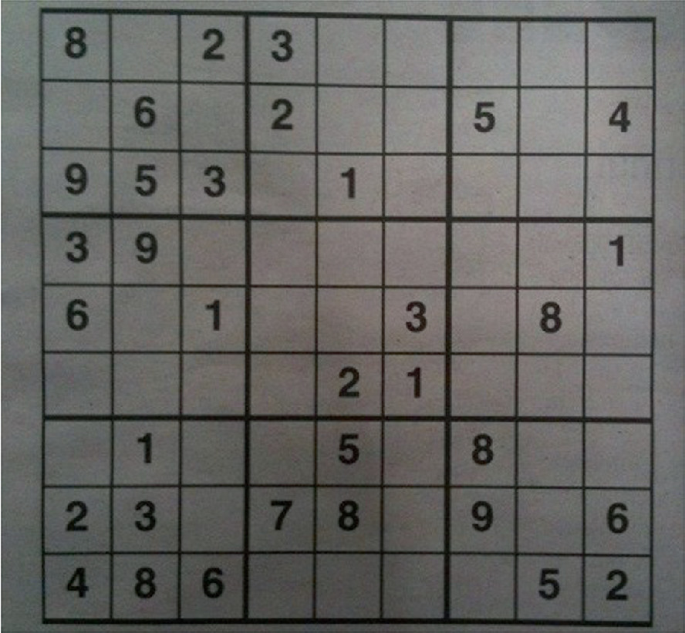
#> input picture images/sudoku.png, 685 x 633 px
$ python line_detector.py
#> lines starting #> are read from the running program, lines starting #| are printed output that depends on the picture; after the words box and inside, x2 and y2 are one past the last pixel; in counts of white or black regions, pixels touching at a corner belong together
import cv2 as cv
import numpy as np

img = cv.imread("images/sudoku.png")
#> img is the input picture: shape (633, 685, 3); mean B, G, R 99.1, 101.8, 102.4
gray = cv.cvtColor(img, cv.COLOR_BGR2GRAY)
edges = cv.Canny(gray, 50, 150, apertureSize=3)
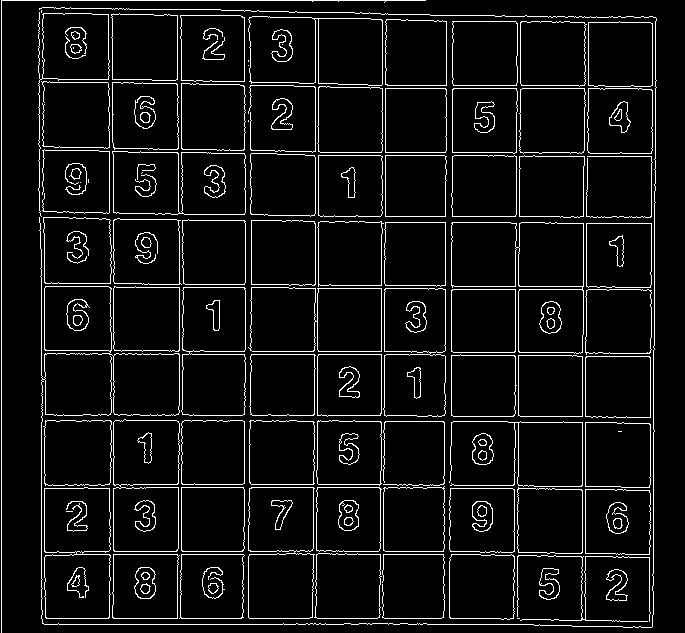
#> edges: shape (633, 685); 6.7% white in thin lines or dots

lines = cv.HoughLines(edges, 1, np.pi / 180, 200)
#> lines = 50 rows, first 8: [1, 0], [618, 1.57], [624, 1.57], [0, 1.57], [113, 0], [554, 1.57], [12, 1.59], [551, 1.57]
for line in lines:

    rho, theta = line[0]
    a = np.cos(theta)
    b = np.sin(theta)
    x0 = a * rho
    y0 = b * rho
    x1 = int(x0 + 1000 * (-b))
    y1 = int(y0 + 1000 * (a))
    x2 = int(x0 - 1000 * (-b))
    y2 = int(y0 - 1000 * (a))

    cv.line(img, (x1, y1), (x2, y2), (0, 0, 255), 2)
#> this loop made 50 passes
#> (rho, theta, a, b, x0, y0, x1, y1) on passes 1 to 12: (1, 0, 1, 0, 1, 0, 1, 1000), (618, 1.57, -4.37e-08, 1, -2.7e-05, 618, -1000, 617), (624, 1.57, -4.37e-08, 1, -2.73e-05, 624, -1000, 623), (0, 1.57, -4.37e-08, 1, 0, 0, -1000, 0), (113, 0, 1, 0, 113, 0, 113, 1000), (554, 1.57, -4.37e-08, 1, -2.42e-05, 554, -1000, 553), (12, 1.59, -0.0175, 1, -0.209, 12, -1000, -5), (551, 1.57, -4.37e-08, 1, -2.41e-05, 551, -1000, 550), (41, 0, 1, 0, 41, 0, 41, 1000), (152, 1.57, -4.37e-08, 1, -6.64e-06, 152, -1000, 151), (487, 1.57, -4.37e-08, 1, -2.13e-05, 487, -1000, 486), (354, 1.57, -4.37e-08, 1, -1.55e-05, 354, -1000, 353)
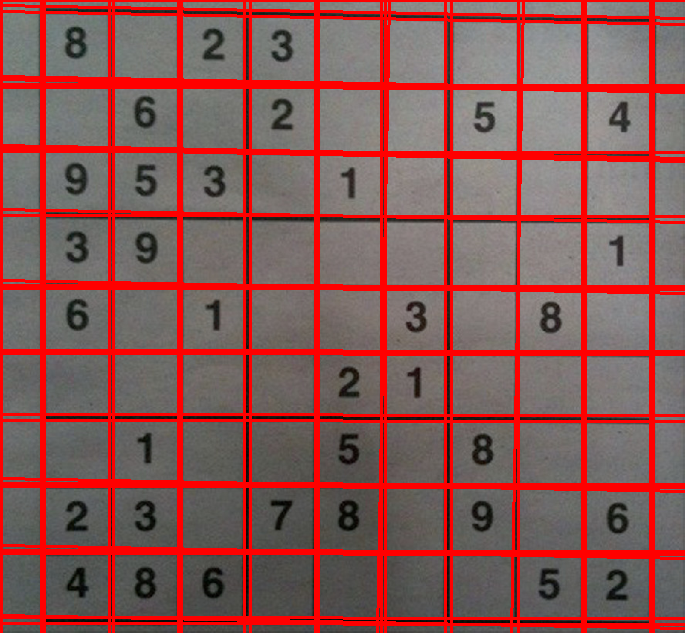
#> img: shape (633, 685, 3); 19.5% of pixels changed, all inside (x1, y1, x2, y2) = (0, 0, 685, 633)

cv.imshow("drawn lines", img)
cv.waitKey(0)
cv.destroyAllWindows()


img = cv.imread("images/sudoku.png")
gray = cv.cvtColor(img, cv.COLOR_BGR2GRAY)
edges = cv.Canny(gray, 50, 150, apertureSize=3)
lines = cv.HoughLinesP(edges, 1, np.pi / 180, 100, minLineLength=100, maxLineGap=10)
#> lines = 99 rows, first 6: [1, 632, 1, 0], [44, 624, 371, 624], [41, 618, 519, 618], [113, 604, 113, 143], [70, 554, 317, 554], [44, 596, 44, 426]
for line in lines:
    x1, y1, x2, y2 = line[0]
    cv.line(img, (x1, y1), (x2, y2), (0, 255, 0), 2)
#> this loop made 99 passes
#> (x1, y1, x2, y2) on passes 1 to 12: (1, 632, 1, 0), (44, 624, 371, 624), (41, 618, 519, 618), (113, 604, 113, 143), (70, 554, 317, 554), (44, 596, 44, 426), (2, 0, 425, 0), (268, 17, 442, 20), (152, 80, 337, 83), (312, 152, 589, 152), (244, 167, 244, 11), (368, 85, 604, 85)
#> line on passes 51 to 56: [[428, 289, 654, 289]], [[385, 259, 385, 21]], [[182, 267, 182, 165]], [[453, 416, 626, 416]], [[515, 447, 515, 241]], [[651, 337, 651, 148]]
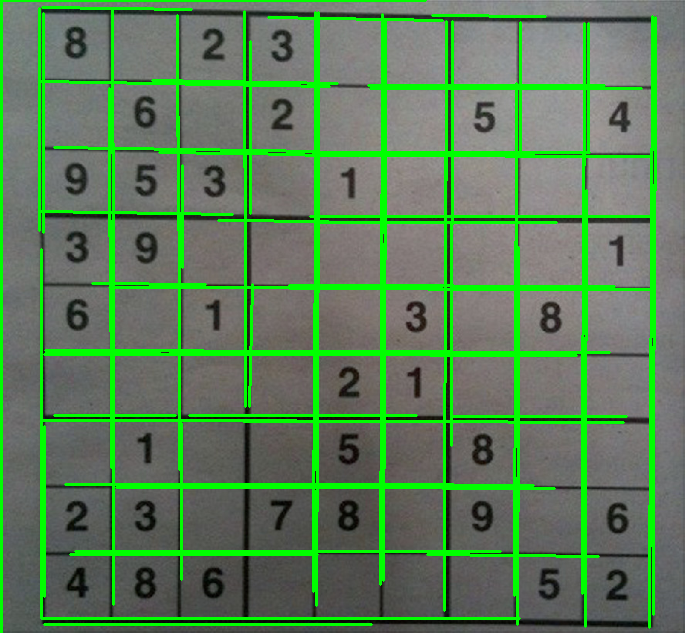
#> img: shape (633, 685, 3); 13.58% of pixels changed, all inside (x1, y1, x2, y2) = (0, 0, 657, 633)


cv.imshow("New drawn lines", img)
cv.waitKey(0)
cv.destroyAllWindows()

$ run again, with images/apple.png copied over images/sudoku.png
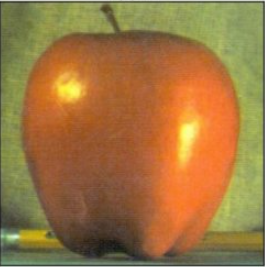
#> input picture images/apple.png, 265 x 267 px
#> img is the input picture: shape (267, 265, 3); mean B, G, R 64.7, 118, 157.5
#> `edges = cv.Canny(gray, 50, 150, apertureSize=3)`:
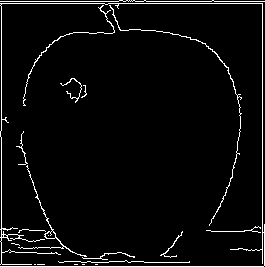
#> edges: shape (267, 265); 4.2% white in thin lines or dots
#> `lines = cv.HoughLines(edges, 1, np.pi / 180, 200)`: lines = [[266, 1.57], [262, 0], [3, 1.57], [1, 0], [1, 1.57]]
#> the loop `for line in lines: ` made 5 passes
#> (rho, theta, a, b, x0, y0, x1, y1) on passes 1 to 4: (266, 1.57, -4.37e-08, 1, -1.16e-05, 266, -1000, 265), (262, 0, 1, 0, 262, 0, 262, 1000), (3, 1.57, -4.37e-08, 1, -1.31e-07, 3, -1000, 2), (1, 0, 1, 0, 1, 0, 1, 1000)
#> `lines = cv.HoughLinesP(edges, 1, np.pi / 180, 100, minLineLength=100, ..`: lines = [[0, 266, 263, 266], [0, 1, 264, 1], [0, 3, 262, 3], [262, 263, 262, 4], [1, 263, 1, 4]]
#> the loop `for line in lines:` made 5 passes
#> after the loop `for line in lines:`:
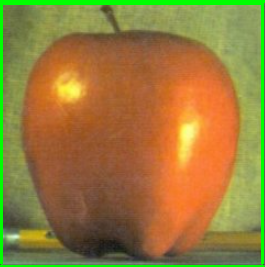
#> img: shape (267, 265, 3); 4.82% of pixels changed, all inside (x1, y1, x2, y2) = (0, 0, 265, 267)
